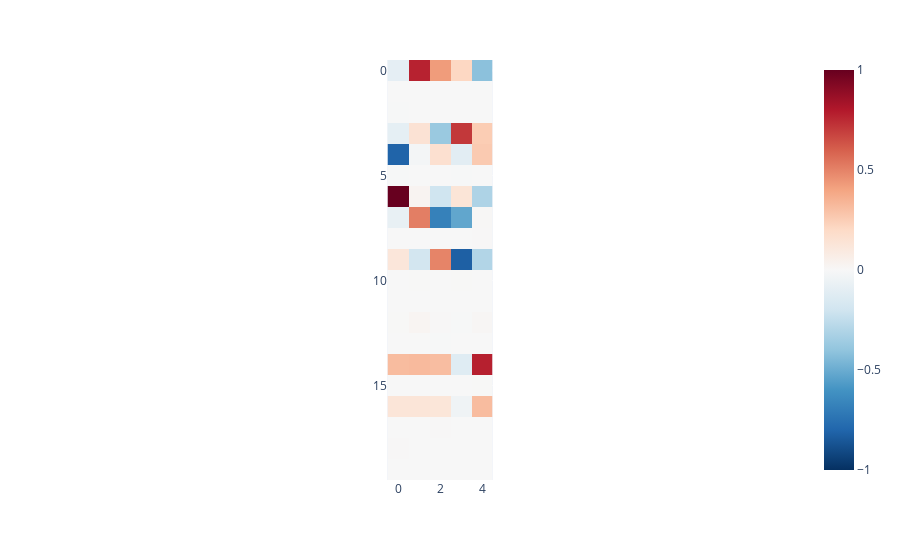
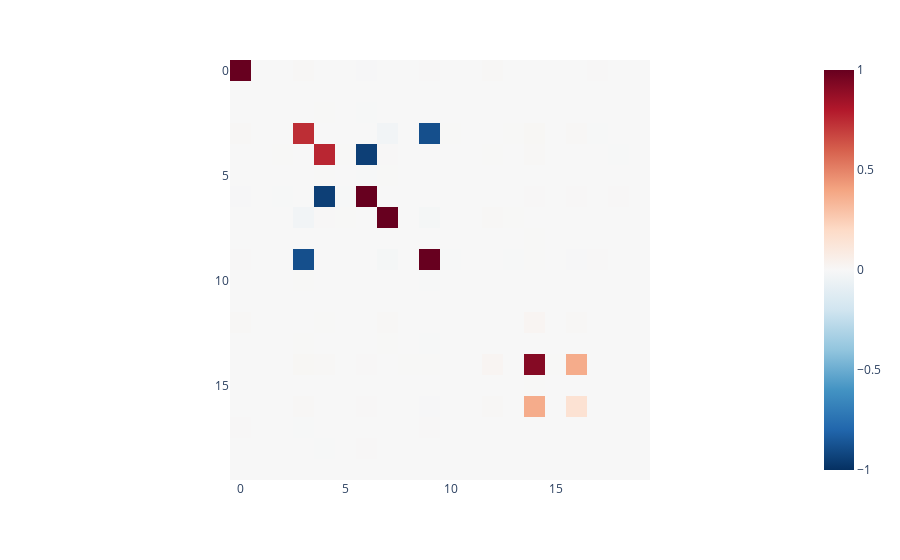
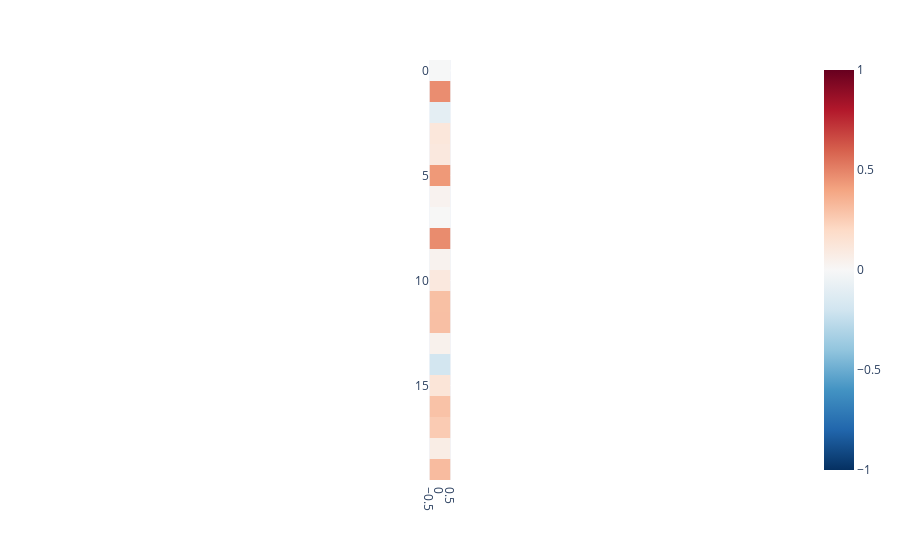

The cell these charts' notebook holds for them, in order:
### Code cell
encoder_w = model.encoder.weight.data
decoder_w = model.decoder.weight.data

visualise_tensor(encoder_w.t())
# visualise_tensor(decoder_w.t())

visualise_tensor(decoder_w@encoder_w)
visualise_tensor(model.decoder.bias.data.reshape(-1,1))

### Figure 1 — Plotly figure (JSON) as saved in the notebook; plotly's stock layout.template omitted (floating-point values rounded to 4 significant figures)
{"data": [{"coloraxis": "coloraxis", "hovertemplate": "x: %{x}<br>y: %{y}<br>color: %{z}<extra></extra>", "name": "0", "type": "heatmap", "xaxis": "x", "yaxis": "y", "z": [[-0.09713, 0.771, 0.4256, 0.2108, -0.4155], [-0.0009052, -0.0002984, 0.0002512, 0.001145, -0.001255], [-0.003276, 0.0003221, -0.0002835, -0.001359, 0.002009], [-0.09422, 0.1469, -0.376, 0.7098, 0.2537], [-0.8074, -0.02214, 0.1622, -0.1131, 0.2624], [-0.003057, 0.001147, 0.0002988, -0.003017, 0.0001778], [1.009, 0.02668, -0.2025, 0.132, -0.3105], [-0.07902, 0.5124, -0.6779, -0.5229, 0.00857], [-0.0008374, -0.0003636, -0.0001865, 0.0005935, 0.003692], [0.1223, -0.1872, 0.4962, -0.8225, -0.297], [-0.0001523, 0.002193, -0.0005005, 0.002111, 0.001955], [-0.0009266, 0.0008784, -0.0004355, -0.002203, 0.001142], [0.002717, 0.01921, 0.004436, -0.005396, 0.01307], [-0.0002121, 0.0008142, -0.003256, 0.0005135, 0.001531], [0.3146, 0.3215, 0.3099, -0.1241, 0.7791], [-0.0003869, 0.001769, -0.0003546, -0.0009129, 0.003138], [0.1295, 0.1309, 0.1235, -0.04305, 0.3158], [-0.001818, 0.0009456, 0.005458, -0.001996, -0.002107], [0.003758, 0.001236, -0.0008024, -0.0001279, 0.0006775], [-0.001133, 0.000194, 0.0007917, -0.0001354, 0.0007821]]}], "layout": {"coloraxis": {"cmax": 1, "cmin": -1, "colorscale": [[0, "rgb(5,48,97)"], [0.1, "rgb(33,102,172)"], [0.2, "rgb(67,147,195)"], [0.3, "rgb(146,197,222)"], [0.4, "rgb(209,229,240)"], [0.5, "rgb(247,247,247)"], [0.6, "rgb(253,219,199)"], [0.7, "rgb(244,165,130)"], [0.8, "rgb(214,96,77)"], [0.9, "rgb(178,24,43)"], [1, "rgb(103,0,31)"]]}, "margin": {"t": 60}, "xaxis": {"anchor": "y", "constrain": "domain", "domain": [0, 1], "scaleanchor": "y"}, "yaxis": {"anchor": "x", "autorange": "reversed", "constrain": "domain", "domain": [0, 1]}}}

### Figure 2 — Plotly figure (JSON) as saved in the notebook; plotly's stock layout.template omitted (floating-point values rounded to 4 significant figures; data arrays with more than 128 entries replaced by an {"elided": "..."} marker saying what was removed)
{"data": [{"coloraxis": "coloraxis", "hovertemplate": "x: %{x}<br>y: %{y}<br>color: %{z}<extra></extra>", "name": "0", "type": "heatmap", "xaxis": "x", "yaxis": "y", "z": {"elided": "20x20 float values"}}], "layout": {"coloraxis": {"cmax": 1, "cmin": -1, "colorscale": [[0, "rgb(5,48,97)"], [0.1, "rgb(33,102,172)"], [0.2, "rgb(67,147,195)"], [0.3, "rgb(146,197,222)"], [0.4, "rgb(209,229,240)"], [0.5, "rgb(247,247,247)"], [0.6, "rgb(253,219,199)"], [0.7, "rgb(244,165,130)"], [0.8, "rgb(214,96,77)"], [0.9, "rgb(178,24,43)"], [1, "rgb(103,0,31)"]]}, "margin": {"t": 60}, "xaxis": {"anchor": "y", "constrain": "domain", "domain": [0, 1], "scaleanchor": "y"}, "yaxis": {"anchor": "x", "autorange": "reversed", "constrain": "domain", "domain": [0, 1]}}}

### Figure 3 — Plotly figure (JSON) as saved in the notebook; plotly's stock layout.template omitted (floating-point values rounded to 4 significant figures)
{"data": [{"coloraxis": "coloraxis", "hovertemplate": "x: %{x}<br>y: %{y}<br>color: %{z}<extra></extra>", "name": "0", "type": "heatmap", "xaxis": "x", "yaxis": "y", "z": [[-0.004981], [0.4689], [-0.1012], [0.1168], [0.1062], [0.4359], [0.03231], [0.003321], [0.4736], [0.03876], [0.1062], [0.301], [0.3019], [0.04603], [-0.192], [0.131], [0.2928], [0.2577], [0.07474], [0.3171]]}], "layout": {"coloraxis": {"cmax": 1, "cmin": -1, "colorscale": [[0, "rgb(5,48,97)"], [0.1, "rgb(33,102,172)"], [0.2, "rgb(67,147,195)"], [0.3, "rgb(146,197,222)"], [0.4, "rgb(209,229,240)"], [0.5, "rgb(247,247,247)"], [0.6, "rgb(253,219,199)"], [0.7, "rgb(244,165,130)"], [0.8, "rgb(214,96,77)"], [0.9, "rgb(178,24,43)"], [1, "rgb(103,0,31)"]]}, "margin": {"t": 60}, "xaxis": {"anchor": "y", "constrain": "domain", "domain": [0, 1], "scaleanchor": "y"}, "yaxis": {"anchor": "x", "autorange": "reversed", "constrain": "domain", "domain": [0, 1]}}}
